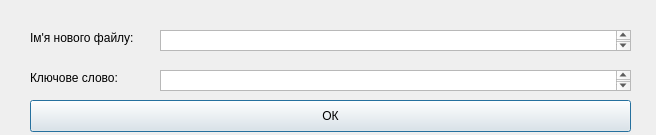
<?xml version="1.0" encoding="UTF-8"?>
<ui version="4.0">
 <class>ThirdWindow</class>
 <widget class="QDialog" name="ThirdWindow">
  <property name="geometry">
   <rect>
    <x>0</x>
    <y>0</y>
    <width>656</width>
    <height>135</height>
   </rect>
  </property>
  <property name="windowTitle">
   <string>Dialog</string>
  </property>
  <widget class="QLabel" name="label">
   <property name="geometry">
    <rect>
     <x>30</x>
     <y>30</y>
     <width>121</width>
     <height>16</height>
    </rect>
   </property>
   <property name="text">
    <string>Ім'я нового файлу:</string>
   </property>
  </widget>
  <widget class="QTextEdit" name="textEdit">
   <property name="geometry">
    <rect>
     <x>160</x>
     <y>30</y>
     <width>471</width>
     <height>21</height>
    </rect>
   </property>
  </widget>
  <widget class="QLabel" name="label_2">
   <property name="geometry">
    <rect>
     <x>30</x>
     <y>70</y>
     <width>121</width>
     <height>16</height>
    </rect>
   </property>
   <property name="text">
    <string>Ключове слово:</string>
   </property>
  </widget>
  <widget class="QTextEdit" name="textEdit_2">
   <property name="geometry">
    <rect>
     <x>160</x>
     <y>70</y>
     <width>471</width>
     <height>21</height>
    </rect>
   </property>
  </widget>
  <widget class="QPushButton" name="pushButton">
   <property name="geometry">
    <rect>
     <x>30</x>
     <y>100</y>
     <width>601</width>
     <height>32</height>
    </rect>
   </property>
   <property name="text">
    <string>ОК</string>
   </property>
  </widget>
 </widget>
 <resources/>
 <connections/>
</ui>
